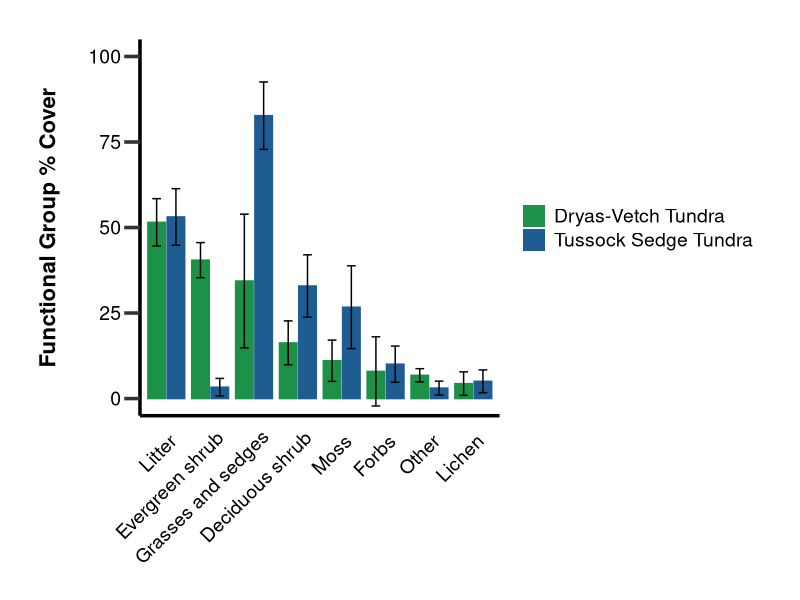
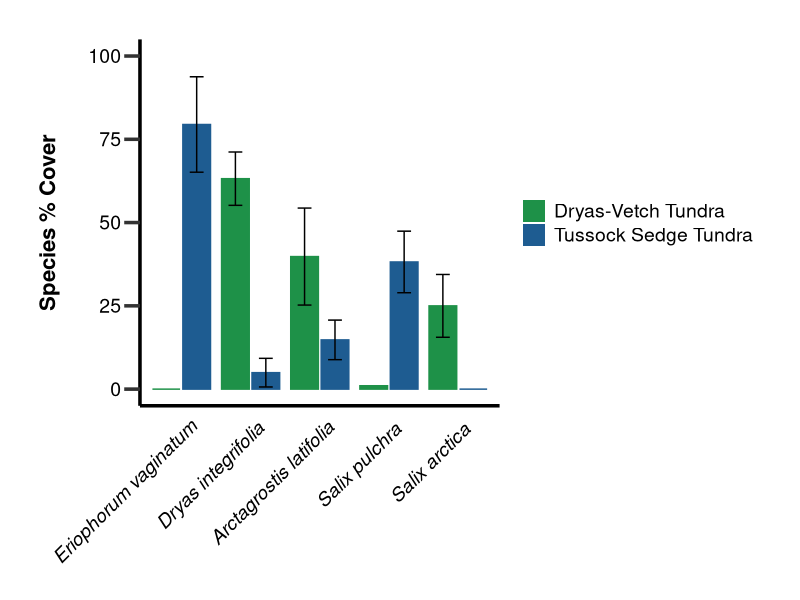
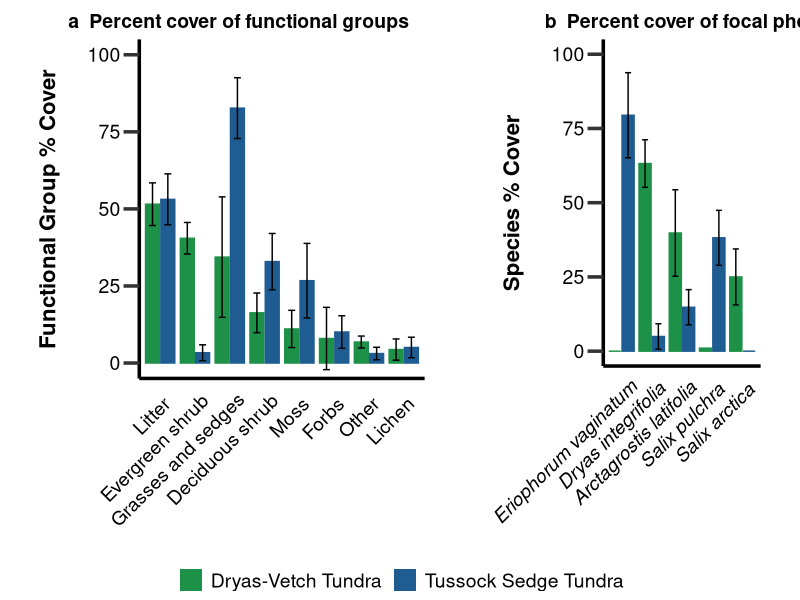

Reproduce these figures in R, in order.
# Phenology Time-Series Script of Plant Composition
# Isla Myers-Smith 1st September 2020

# Dependencies
library(tidyverse)
library(ggpubr)

data <- read.csv("data/plant_cover/qhi_cover_ITEX_1999_2017.csv")

data2 <- data %>%
  filter(year > 2015, !is.na(gfnarrowarft)) %>%
  mutate(subsite = dplyr::recode(
    sub_name, 
    'QHI:HE' = "Tussock Sedge Tundra", 
    'QHI:KO' = "Dryas-Vetch Tundra")) %>%
  rename(species = name) %>% 
  mutate(functional_group = dplyr::recode(
    gfnarrowarft, 
    'OTHER' = "Other", 
    'ROCK' = "Other", 
    'WATER' = "Other", 
    'SOIL' = "Other", 
    'DUNG' = "Other", 
    'FUNGI' = "Other", 
    'FUNGUS' = "Other",
    'FORBSV' = "Forbs", 
    'ESHRUB' = "Evergreen shrub", 
    'DSHRUB' = "Deciduous shrub", 
    'GRAMINOID' = "Grasses and sedges", 
    'LICHEN' = 'Lichen', 
    'MOSS' = "Moss", 
    'SHRUBU' = "Deciduous shrub",
    'SHRUB' = "Other vegetation", 
    'LIVER' = "Other vegetation", 
    'LITTER' = "Litter"))

data3 <- data2 %>%
  filter(functional_group != "Other vegetation") %>%
  group_by(year, subsite, plot, functional_group) %>%
  summarise(plot_cover = sum(cover)) %>%
  ungroup() %>%
  mutate(plot_cover_max = max(plot_cover), 
         plot_cover_100 = (plot_cover/plot_cover_max)*100)

data4 <- data3 %>% 
  group_by(year, subsite, functional_group) %>% 
  summarise(mean_cover = mean(plot_cover_100), 
            sd_cover = sd(plot_cover_100)) %>% 
  group_by(subsite, functional_group) %>% 
  summarise(mean_cover2 = mean(mean_cover), 
            sd_cover2 = mean(sd_cover)) %>% 
  mutate(functional_group = fct_reorder(functional_group, -mean_cover2))

# figure

# Set y axis label and colour colour
y_label_colour <- "black"

# Adjust visibility of axis labels according to plot positions
x.axis.text.colour <- "black"
y.axis.text.colour <- "black"

# plot a

(composition_plot <- ggplot(data4) +
    geom_col(aes(x = functional_group, 
                 y = mean_cover2, 
                 colour = subsite,
                 fill = subsite,
                 group = subsite),
             width = 0.8,
             position = position_dodge(0.88)) +
    geom_errorbar(aes(x = functional_group,
                      ymin = mean_cover2 - sd_cover2,
                      ymax = mean_cover2 + sd_cover2,
                      colour = subsite,
                      group = subsite),
                  width = 0.4,
                  position = position_dodge(0.88),
                  colour = "black") +
    #annotate("text", x = 2.3, y = 100, label = "A. Percent cover of functional groups", size = 6) +
    scale_colour_manual(values = c("#1e9148FF", "#1e5c91FF")) +
    scale_fill_manual(values = c("#1e9148FF", "#1e5c91FF")) +
    coord_cartesian(ylim = c(0,100)) +
    labs(fill = "", colour = "") +
    ylab("Functional Group % Cover\n") +
    xlab("") +
    guides(fill = guide_legend(title = NULL),
           colour = "none") +
    theme_bw() +
    theme(
      panel.border = element_blank(),
      panel.grid.major = element_blank(),
      panel.grid.minor = element_blank(),
      plot.margin = margin(1, 1, 0, 1, "cm"),
      axis.line = element_line(colour = "black", size = 1.2),
      axis.title = element_text(size = 16, 
                                face = "bold", 
                                colour = y_label_colour),
      axis.text.x = element_text(size = 14, 
                                 colour = x.axis.text.colour,
                                 angle = 45,
                                 hjust= 0.95,
                                 vjust= 1),
      axis.text.y = element_text(size = 14, colour = y.axis.text.colour),
      axis.ticks = element_line(size = 1.2),
      axis.ticks.length = unit(0.4, "cm"),
      axis.ticks.x = element_blank(),
      legend.title = element_text(size = 16, colour = x.axis.text.colour),
      legend.text = element_text(size = 14, colour = x.axis.text.colour)))

# plot b

data5 <- data2 %>%
  filter(functional_group != "Other vegetation") %>%
  filter(species == "Arctagrostis latifolia" | 
           species == "Dryas integrifolia" |
           species == "Eriophorum vaginatum" | 
           species == "Salix arctica" | 
           species == "Salix pulchra") %>% 
  group_by(year, subsite, plot, species) %>%
  summarise(plot_cover = mean(cover)) %>%
  ungroup() %>%
  mutate(plot_cover_max = max(plot_cover), 
         plot_cover_100 = (plot_cover/plot_cover_max)*100)

data6 <- data5 %>%
  group_by(year, subsite, species) %>% 
  summarise(mean_cover = mean(plot_cover_100), 
            sd_cover = sd(plot_cover_100)) %>% 
  group_by(subsite, species) %>% 
  summarise(mean_cover2 = mean(mean_cover), 
            sd_cover2 = mean(sd_cover)) %>% 
  ungroup() %>% 
  add_row(subsite = "Tussock Sedge Tundra", 
          species = "Salix arctica",
          mean_cover2 = 0, 
          sd_cover2 = NA) %>% 
  add_row(subsite = "Dryas-Vetch Tundra", 
          species = "Eriophorum vaginatum", 
          mean_cover2 = 0, 
          sd_cover2 = NA) %>% 
  mutate(species = fct_reorder(species, -mean_cover2))

(species_plot <- ggplot(data6) +
    geom_col(aes(x = species, 
                 y = mean_cover2, 
                 colour = subsite,
                 fill = subsite,
                 group = subsite),
             width = 0.8,
             position = position_dodge(0.88)) +
    geom_errorbar(aes(x = species,
                      ymin = mean_cover2 - sd_cover2,
                      ymax = mean_cover2 + sd_cover2,
                      colour = subsite,
                      group = subsite),
                  width = 0.4,
                  position = position_dodge(0.88),
                  colour = "black") +
    #annotate("text", x = 2.3, y = 100, label = "B. Percent cover of focal species", size = 6) +
    scale_colour_manual(values = c("#1e9148FF", "#1e5c91FF")) +
    scale_fill_manual(values = c("#1e9148FF", "#1e5c91FF")) +
    coord_cartesian(ylim = c(0,100)) +
    ylab("Species % Cover\n") +
    xlab("") +
    guides(fill = guide_legend(title = NULL),
           colour = "none") +
    theme_bw() +
    theme(
      panel.border = element_blank(),
      panel.grid.major = element_blank(),
      panel.grid.minor = element_blank(),
      plot.margin = margin(1, 1, 0, 1, "cm"),
      axis.line = element_line(colour = "black", size = 1.2),
      axis.title = element_text(size = 16, 
                                face = "bold", 
                                colour = y_label_colour),
      axis.text.x = element_text(size = 14, 
                                 colour = x.axis.text.colour,
                                 angle = 45,
                                 hjust= 0.95,
                                 vjust= 1,
                                 face = "italic"),
      axis.text.y = element_text(size = 14, colour = y.axis.text.colour),
      axis.ticks = element_line(size = 1.2),
      axis.ticks.length = unit(0.4, "cm"),
      axis.ticks.x = element_blank(),
      legend.title = element_text(size = 16, colour = x.axis.text.colour),
      legend.text = element_text(size = 14, colour = x.axis.text.colour)))

figure <- ggarrange(
  composition_plot, 
  species_plot, 
  ncol = 2, 
  nrow = 1, 
  widths = c(0.58, 0.42), 
  labels=c("a  Percent cover of functional groups",
           "b  Percent cover of focal phenology species"),
  vjust = c(2, 2), 
  hjust = c(-0.2, -0.2), 
  common.legend = TRUE, 
  legend = "bottom") 

ggsave("Figures/fig_x_plant_cover/fig_x_plant_cover.png", 
       figure, width = 14, height = 8)
